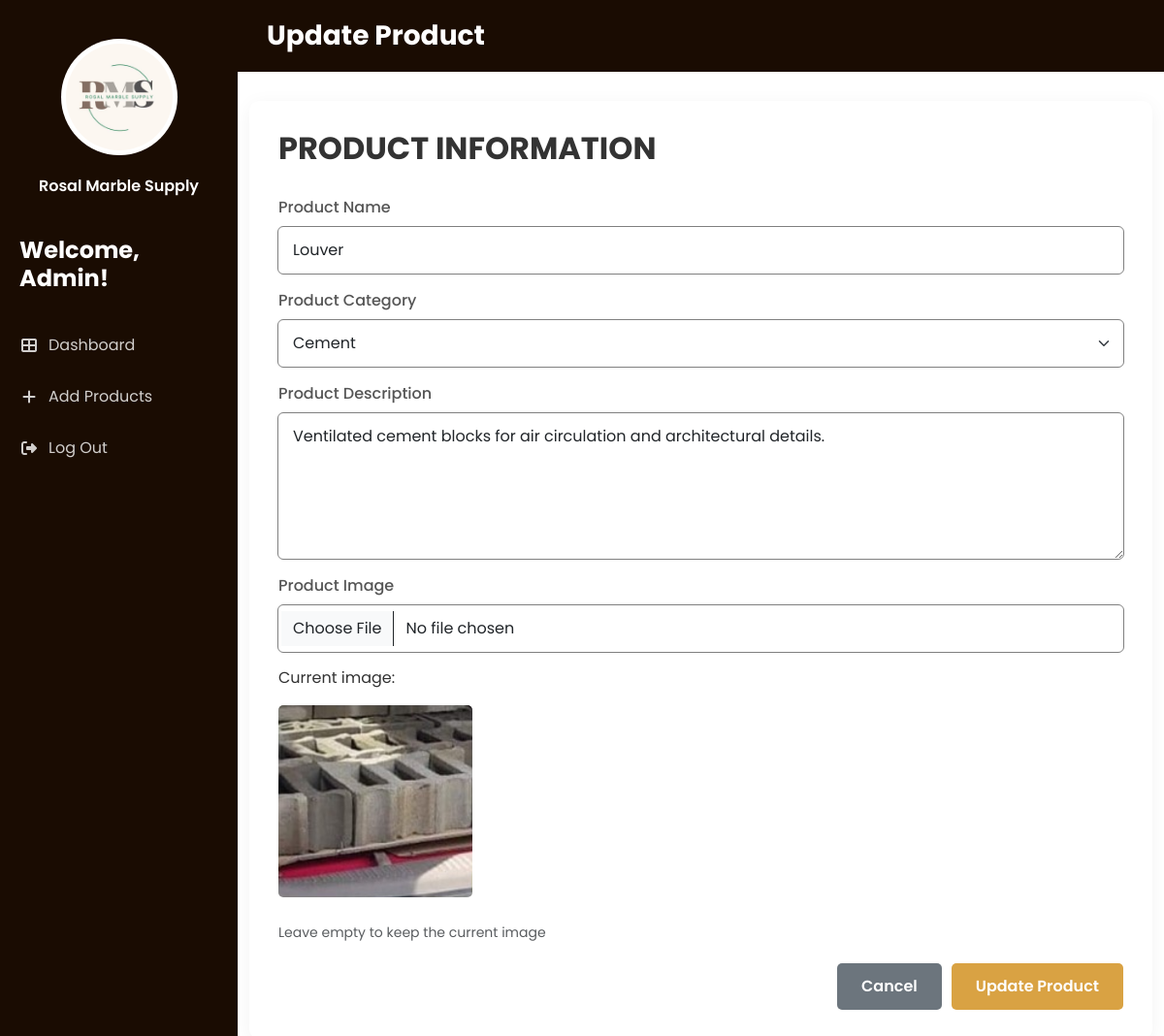
The page /admin-update.php?edit=3 (signed in) on the database its author committed.
### tables this page shows
CREATE TABLE `products` (
  `product_id` bigint(20) NOT NULL,
  `product_name` varchar(100) NOT NULL,
  `category` varchar(25) NOT NULL,
  `product_description` varchar(1000) NOT NULL,
  `product_image` varchar(100) NOT NULL
);

### admin-update.php (the view, shortened to what this page needs)
<?php
include("connection.php");
$id = $_GET['edit'];
$select = mysqli_query($con, "SELECT * FROM products WHERE product_id = $id");
$row = mysqli_fetch_assoc($select);
?>
<!DOCTYPE html>
<html lang="en">
<head>
    <link href="https://cdn.jsdelivr.net/npm/bootstrap@5.3.0/dist/css/bootstrap.min.css" rel="stylesheet">
    <link rel="stylesheet" href="https://cdnjs.cloudflare.com/ajax/libs/font-awesome/6.4.0/css/all.min.css">
    <link rel="stylesheet" href="styles.css">
</head>
<body>
    <div class="admin-container">
        <div class="sidebar">
            <div class="logo-container">
                <img src="images/rosal_marble_supply-logo.jpg" alt="RMS Logo" class="admin-logo">
                <div class="company-name">Rosal Marble Supply</div>
            </div>
            <div class="admin-welcome">
                <h2>Welcome, Admin!</h2>
            </div>
            <nav class="admin-nav">
                <ul>
                    <li><a href="admin-dashboard.php"><i class="fas fa-th-large"></i> Dashboard</a></li>
                    <li><a href="add-product.php"><i class="fas fa-plus"></i> Add Products</a></li>
                    <li><a href="logout.php"><i class="fas fa-sign-out-alt"></i> Log Out</a></li>
                </ul>
            </nav>
        </div>
        <div class="main-content">
            <header class="admin-header">
                <h1>Update Product</h1>
            </header>
            <div class="container">
                <div class="form-container">
                    <h2 class="form-title">Product Information</h2>
                    <form action="" method="POST" enctype="multipart/form-data">
                        <div class="mb-3">
                            <label for="product_name" class="form-label">Product Name</label>
                            <input type="text" class="form-control" id="product_name" name="product_name" required value="<?php echo $row['product_name']; ?>">
                        </div>
                        <div class="mb-3">
                            <label for="category" class="form-label">Product Category</label>
                            <select class="form-select" id="category" name="category">
                                <option <?php if($row['category'] == 'Cement') echo 'selected'; ?>>Cement</option>
                            </select>
                        </div>
                        <div class="mb-3">
                            <label for="product_description" class="form-label">Product Description</label>
                            <textarea class="form-control" id="product_description" name="product_description" rows="4" required><?php echo $row['product_description']; ?></textarea>
                        </div>
                        <div class="mb-4">
                            <label for="product_image" class="form-label">Product Image</label>
                            <input class="form-control" type="file" id="product_image" name="product_image" accept="image/*">
                        <?php if(!empty($row['product_image'])): ?>
                            <div class="mt-2">
                                <p>Current image:</p>
                                <img class = "product-image-admin" src="uploads/<?php echo $row['product_image']; ?>">
                            </div>
                            <?php endif; ?>
                        </div>
                            <small class="text-muted">Leave empty to keep the current image</small>
                        <div class="form-actions">
                            <a href="admin-dashboard.php" class="btn btn-cancel">Cancel</a>
                            <button type="submit" class="btn btn-submit" name="update_product">Update Product</button>
                        </div>
                    </form>
                </div>
            </div>
        </div>
    </div>
</body>
</html>

### styles.css (style rules this page uses)
body { color: #fff; font-family: "Poppins"; }
.form-title { font-size: 32px; font-weight: bold; margin-bottom: 30px; text-transform: uppercase; }
.form-control, .form-select { background-color: white; border: none; padding: 12px 15px; font-size: 16px; border-radius: 5px; margin-bottom: 15px; }
textarea.form-control { min-height: 150px; resize: vertical; outline: 1px solid gray; }
input.form-control { outline: 1px solid gray; }
select#category { outline: 1px solid gray; }
.admin-logo { width: 120px; height: 120px; border-radius: 50%; margin-bottom: 20px; background-color: white; padding: 5px; }
.company-name { font-size: 16px; font-weight: 600; text-align: center; }
.admin-container { display: flex; min-height: 100vh; }
.sidebar { width: 245px; background-color: #1A0C02; color: white; padding: 20px 0; display: flex; flex-direction: column; }
.logo-container { display: flex; flex-direction: column; align-items: center; padding: 20px; margin-bottom: 20px; }
.admin-welcome { padding: 0 20px; margin-bottom: 30px; }
.admin-welcome h2 { font-size: 24px; font-weight: 700; margin: 0; }
.admin-nav ul { list-style: none; padding: 0; margin: 0; }
.admin-nav li { margin-bottom: 5px; }
.admin-nav a { display: flex; align-items: center; padding: 12px 20px; color: rgba(255, 255, 255, 0.8); text-decoration: none; transition: all 0.3s ease; }
.admin-nav i { margin-right: 10px; width: 20px; text-align: center; }
.main-content { flex: 1; padding: 0; overflow-x: hidden; }
.admin-header { background-color: #1A0C02; color: white; padding: 20px 30px; margin-bottom: 30px; }
.admin-header h1 { margin: 0; font-size: 28px; font-weight: 700; }
.product-image-admin { max-width: 200px; max-height: 200px; border-radius: 5px; }
.form-container { background-color: white; border-radius: 10px; box-shadow: 0 4px 20px rgba(0, 0, 0, 0.05); padding: 30px; color: #333; }
.form-label { font-weight: 500; color: #555; margin-bottom: 8px; }
.btn-submit { background-color: #D9A243; border: none; color: white; font-weight: 600; padding: 12px 25px; border-radius: 5px; transition: background-color 0.3s; }
.btn-cancel { background-color: #6c757d; border: none; color: white; font-weight: 600; padding: 12px 25px; border-radius: 5px; margin-right: 10px; transition: background-color 0.3s; }
.form-actions { display: flex; justify-content: flex-end; margin-top: 20px; }

### rows shown on the page
products: product_name "Louver", category "Cement", product_description "Ventilated cement blocks for air circulation and architectural details.", product_image (picture)
